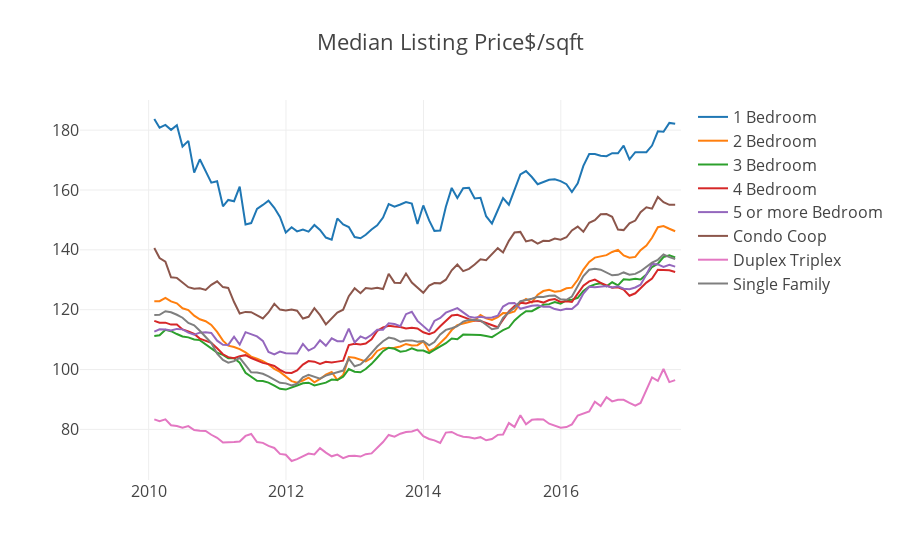

Write notebook code for a chart like this one.
### Markdown cell above
# Median value of own home per sqaure fit

### Code cell
data = [go.Scatter(x = state_month['Date'], y = state_month['MedianListingPricePerSqft_1Bedroom'],name = '1 Bedroom'),
        go.Scatter(x = state_month['Date'], y = state_month['MedianListingPricePerSqft_2Bedroom'], name = '2 Bedroom'),
        go.Scatter(x = state_month['Date'], y = state_month['MedianListingPricePerSqft_3Bedroom'], name = '3 Bedroom'),
        go.Scatter(x = state_month['Date'], y = state_month['MedianListingPricePerSqft_4Bedroom'], name = '4 Bedroom'),
        go.Scatter(x = state_month['Date'], y = state_month['MedianListingPricePerSqft_5BedroomOrMore'], name = '5 or more Bedroom'),
        go.Scatter(x = state_month['Date'], y = state_month['MedianListingPricePerSqft_CondoCoop'], name = 'Condo Coop'),
        go.Scatter(x = state_month['Date'], y = state_month['MedianListingPricePerSqft_DuplexTriplex'], name = 'Duplex Triplex'),
        go.Scatter(x = state_month['Date'], y = state_month['MedianListingPricePerSqft_SingleFamilyResidence'], name = 'Single Family'),
       ]
       
layout = {'title': 'Median Listing Price$/sqft', 'font': dict(size=16),'xaxis':{'range':['2009-01-01','2017-10-01']}}

py.iplot({'data':data,'layout': layout})

### Figure 1 — Plotly figure (JSON) as saved in the notebook; plotly's stock layout.template omitted (floating-point values rounded to 4 significant figures; data arrays with more than 128 entries replaced by an {"elided": "..."} marker saying what was removed)
{"data": [{"name": "1 Bedroom", "type": "scatter", "x": {"elided": "257 str values"}, "y": {"elided": "257 float values"}}, {"name": "2 Bedroom", "type": "scatter", "x": {"elided": "257 str values"}, "y": {"elided": "257 float values"}}, {"name": "3 Bedroom", "type": "scatter", "x": {"elided": "257 str values"}, "y": {"elided": "257 float values"}}, {"name": "4 Bedroom", "type": "scatter", "x": {"elided": "257 str values"}, "y": {"elided": "257 float values"}}, {"name": "5 or more Bedroom", "type": "scatter", "x": {"elided": "257 str values"}, "y": {"elided": "257 float values"}}, {"name": "Condo Coop", "type": "scatter", "x": {"elided": "257 str values"}, "y": {"elided": "257 float values"}}, {"name": "Duplex Triplex", "type": "scatter", "x": {"elided": "257 str values"}, "y": {"elided": "257 float values"}}, {"name": "Single Family", "type": "scatter", "x": {"elided": "257 str values"}, "y": {"elided": "257 float values"}}], "layout": {"font": {"size": 16}, "title": "Median Listing Price$/sqft", "xaxis": {"range": ["2009-01-01", "2017-10-01"]}}}
